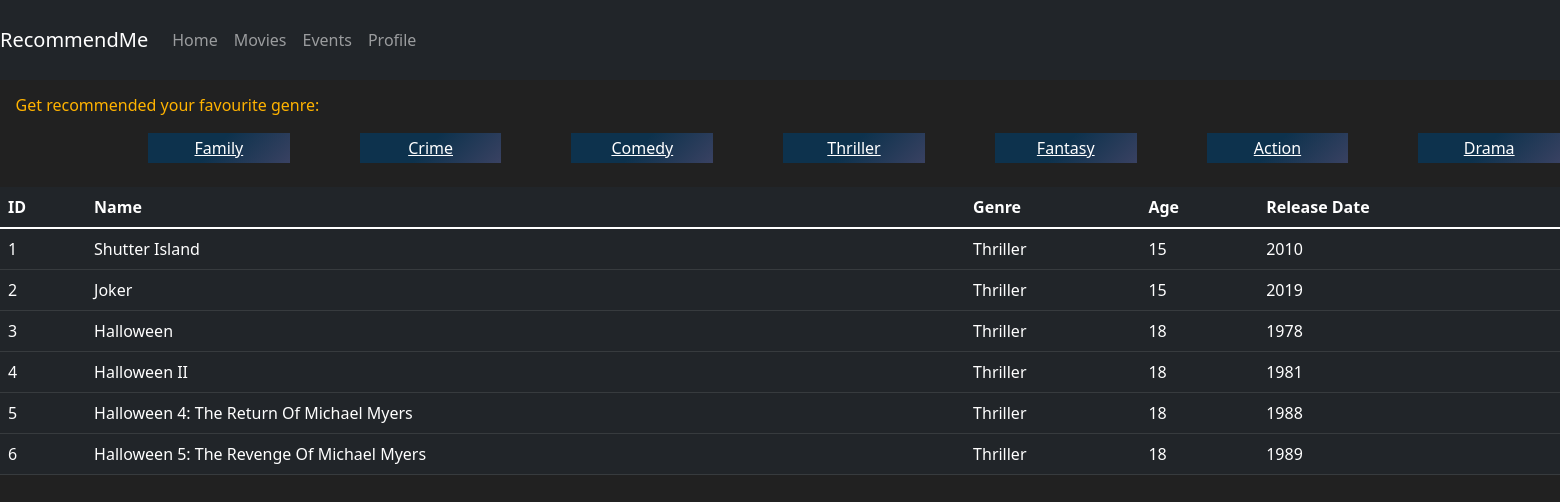
Page /profile/movie/thriller (signed in) on the committed database.
### webpage/models.py (models this page shows, shortened)
class Thriller(db.Model):
    id = db.Column(db.Integer(), primary_key=True)
    name = db.Column(db.String(length=50), nullable=False, unique=False)
    genre = db.Column(db.String(length=50), nullable=False, unique=False)
    age = db.Column(db.Integer(), nullable=False, unique=False)
    date = db.Column(db.String(length=50), nullable=False, unique=False)

### webpage/route.py (the view)
@app.route('/profile/movie/thriller', methods=['GET', 'POST'])
@login_required
def movie_thriller():
    thrillers = Thriller.query.all()
    return render_template('movie_thriller.html', thrillers=thrillers)

### webpage/models.py (called while the page is built)
@login_manager.user_loader
def load_user(user_id):
    return User.query.get(int(user_id))

### webpage/templates/movie_thriller.html (shortened to what this page needs)
{% extends 'base.html' %}
{% block content %}
<h6 id="movie-reco-h6">Get recommended your favourite genre: </h6>
<div id="movie-reco-button">
    <a style="color:white;" class="more-info noselect" href="{{ url_for('movie_family') }}">Family</a>
    <a style="color:white;" class="more-info noselect" href="{{ url_for('movie_crime') }}">Crime</a>
    <a style="color:white;" class="more-info noselect" href="{{ url_for('movie_comedy') }}">Comedy</a>
    <a style="color:white;" class="more-info noselect" href="{{ url_for('movie_thriller') }}">Thriller</a>
    <a style="color:white;" class="more-info noselect" href="{{ url_for('movie_fantasy') }}">Fantasy</a>
    <a style="color:white;" class="more-info noselect" type="button"href="{{ url_for('movie_action') }}" >Action</a>
    <a style="color:white;" class="more-info noselect" href="{{ url_for('movie_drama') }}">Drama</a>
</div>
<br>
<table class="table table-hover table-dark">
        <thead>
            <tr>
                <th scope="col">ID</th>
                <th scope="col">Name</th>
                <th scope="col">Genre</th>
                <th scope="col">Age</th>
                <th scope="col">Release Date</th>
            </tr>
        </thead>
        <tbody>
           {% for thriller in thrillers %}
                <tr>
                    <td>{{ thriller.id }}</td>
                    <td>{{ thriller.name }}</td>
                    <td>{{ thriller.genre }}</td>
                    <td>{{ thriller.age }}</td>
                    <td>{{ thriller.date }}</td>
                </tr>
            {% endfor %}
        </tbody>
</table>
{% endblock %}

### webpage/static/stylesheets/style.css (style rules this page uses)
.background { background-color: #212121; color: white; }
.noselect { -webkit-touch-callout: none; -webkit-user-select: none; -khtml-user-select: none; -moz-user-select: none; -ms-user-select: none; user-select: none; -webkit-tap-highlight-color: transparent; }
.more-info { margin-top: 10px; margin-left: 70px; width: 150px; height: 30px; cursor: pointer; border: none; display: flex; align-items: center; justify-content: center; background-color: #7f5a83; background-image: linear-gradient(315deg, #7f5a83 0%, #0d324d 74%); background-size: 200% 100%; background-position: left; background-repeat: no-repeat; transition: 500ms; }
.more-info:before { color: rgba(255,255,255,0.5); font-size: 16px; position: absolute; display: flex; align-items: center; justify-content: center; width: 140px; height: 40px; background-color: #1b2845; background-image: linear-gradient(315deg, #1b2845 0%, #274060 74%); transition: 500ms; }
#movie-reco-button { display: flex; padding-left: 5%; }
#movie-reco-h6 { color: #ffb300; display: relative; padding-left: 1%; padding-top: 1%; }

### rows in the picture
Thriller: id "1", name "Shutter Island", genre "Thriller", age "15", date "2010"
Thriller: id "2", name "Joker", genre "Thriller", age "15", date "2019"
Thriller: id "3", name "Halloween", genre "Thriller", age "18", date "1978"
Thriller: id "4", name "Halloween II", genre "Thriller", age "18", date "1981"
Thriller: id "5", name "Halloween 4: The Return Of Michael Myers", genre "Thriller", age "18", date "1988"
Thriller: id "6", name "Halloween 5: The Revenge Of Michael Myers", genre "Thriller", age "18", date "1989"
